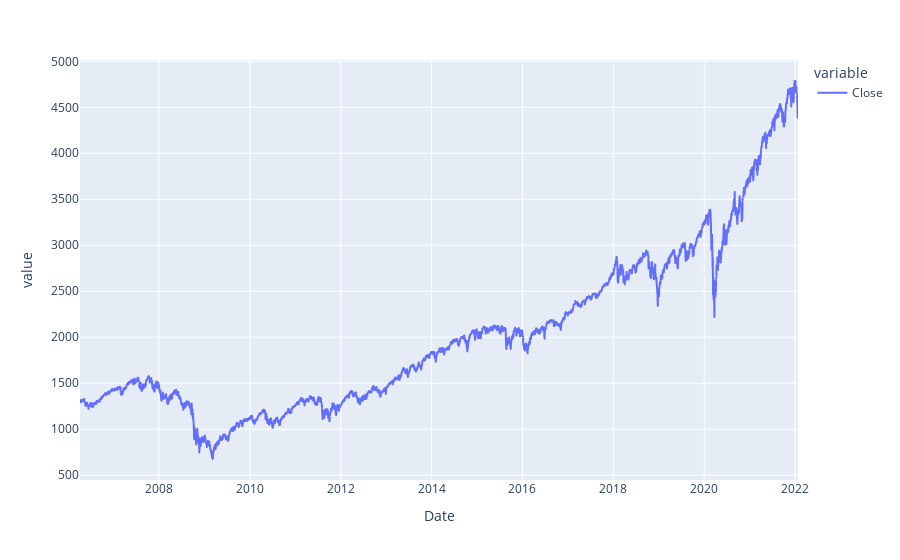

Notebook code cell kept with this figure:
### Code cell
spy_fig = px.line(spy)
spy_fig.show()

### Figure 1 — Plotly figure (JSON) as saved in the notebook; plotly's stock layout.template omitted (floating-point values rounded to 4 significant figures; data arrays with more than 128 entries replaced by an {"elided": "..."} marker saying what was removed)
{"data": [{"hovertemplate": "variable=Close<br>Date=%{x}<br>value=%{y}<extra></extra>", "legendgroup": "Close", "line": {"color": "#636efa", "dash": "solid"}, "mode": "lines", "name": "Close", "showlegend": true, "type": "scattergl", "x": {"elided": "3981 str values"}, "xaxis": "x", "y": {"elided": "3981 float values"}, "yaxis": "y"}], "layout": {"legend": {"title": {"text": "variable"}, "tracegroupgap": 0}, "margin": {"t": 60}, "xaxis": {"anchor": "y", "domain": [0, 1], "title": {"text": "Date"}}, "yaxis": {"anchor": "x", "domain": [0, 1], "title": {"text": "value"}}}}
